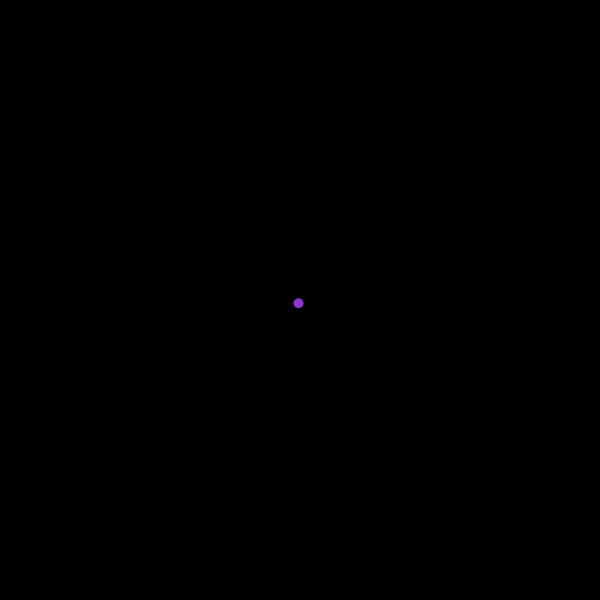
Frame 1 (no input)
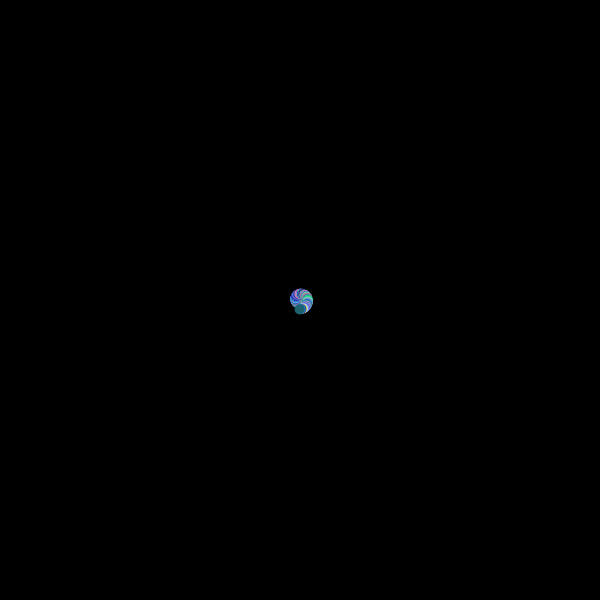
Frame 60 (no input)
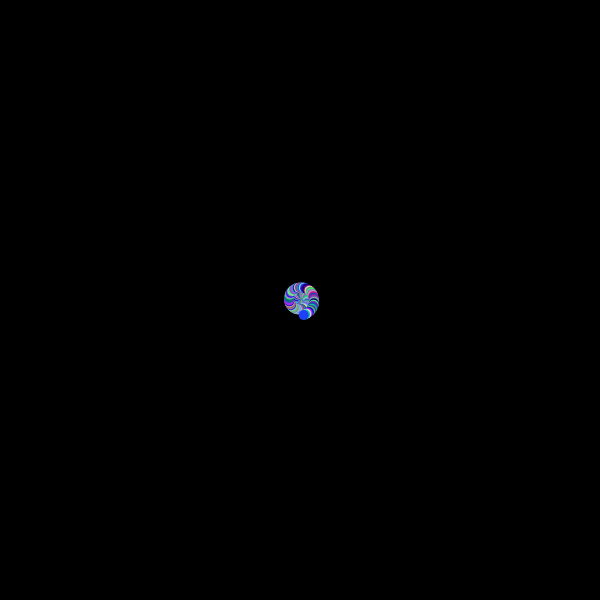
Frame 120 (the mouse pressed at the canvas centre since frame 60)

The p5.js sketch that drew these frames (run headless with seeded random() and noise() and a simulated clock; from frame 60 on, the mouse is pressed at the canvas centre):

// p5.js sketch
// ── sketch.js
var angle = 2.0;
var offset = 300;
var scalar = 3.5;
var speed = 0.1;
var col = {
  r: 255,
  g: 0,
  b: 0
};

function setup() {
  createCanvas(600, 600);
  noStroke();
  background (0);
}

function draw() {
  col.r = random(0, 200);
  col.g = random(0, 250);
  col.b = random(100, 250);
  var x = offset + cos(angle) * scalar;
  var y = offset + sin(angle) * scalar;
  fill(col.r, col.g, col.b);
  noStroke();
  ellipse(x, y, 10, 10);
  angle += speed;
  scalar += speed;

}
